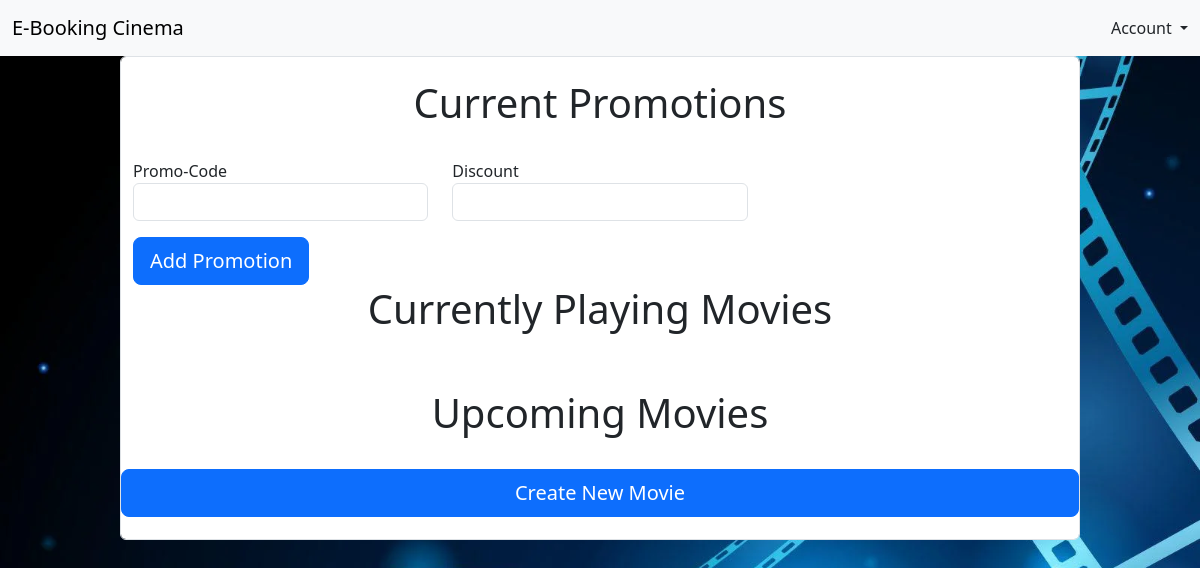
Before: /MVC_Pages/admin_home.php with the older database file.
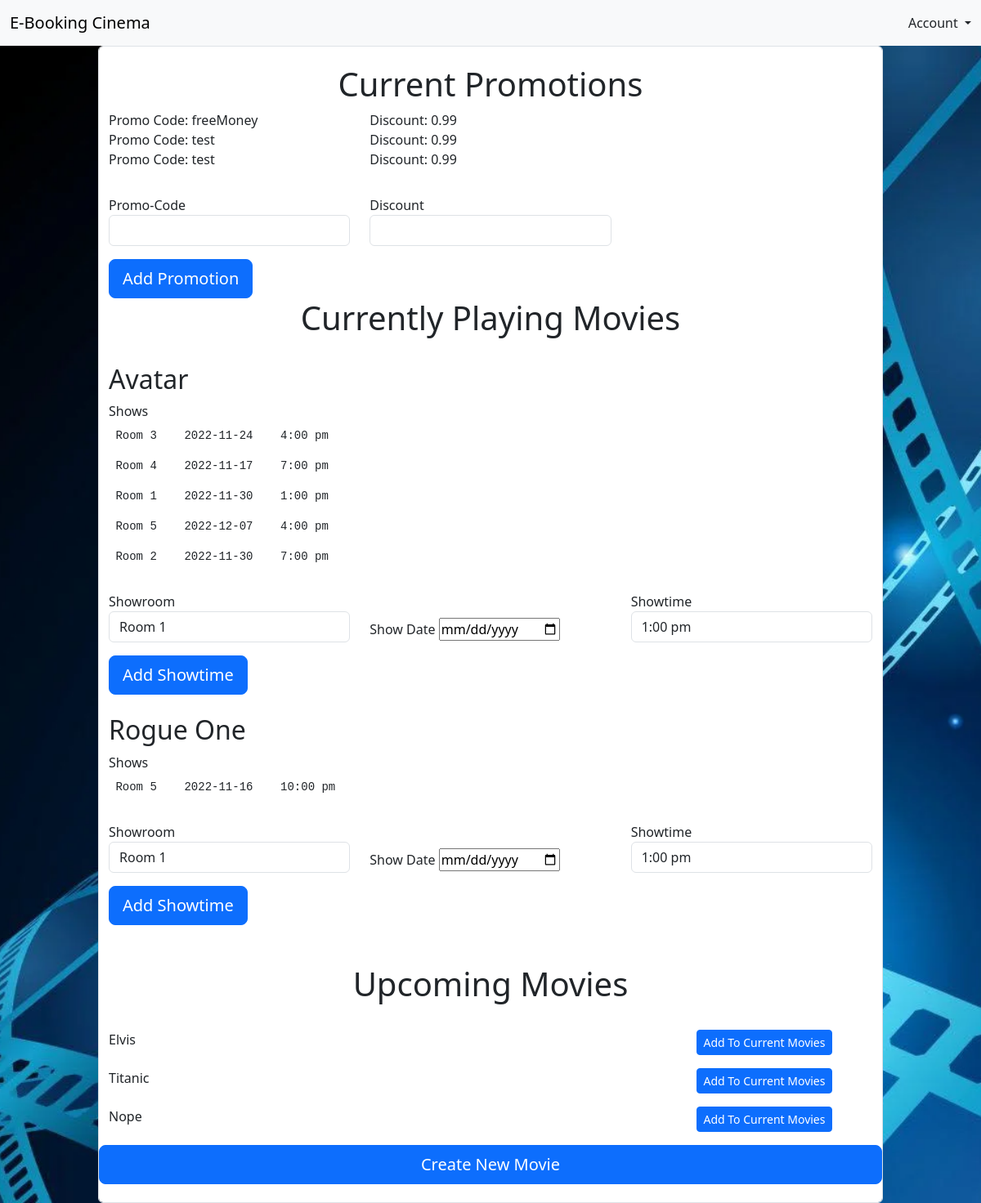
After: the same page with the newer database file.
### tables this page shows
CREATE TABLE `promotions_table` (
  `idPromotions` int(11) NOT NULL,
  `code` varchar(45) NOT NULL,
  `discount` decimal(2,2) NOT NULL
);

CREATE TABLE `movies_table` (
  `idMovie` int(11) NOT NULL,
  `title` varchar(45) NOT NULL,
  `cast` varchar(200) DEFAULT NULL,
  `director` varchar(45) DEFAULT NULL,
  `producer` varchar(45) DEFAULT NULL,
  `genre` varchar(45) DEFAULT NULL,
  `synopsis` varchar(500) DEFAULT NULL,
  `trailerPicture` varchar(500) DEFAULT NULL,
  `trailerVideo` varchar(45) DEFAULT NULL,
  `filmRating` varchar(45) DEFAULT NULL,
  `categoryID` int(11) NOT NULL,
  `isCurrentlyPlaying` tinyint(4) NOT NULL DEFAULT 0
);

CREATE TABLE `show_table` (
  `idShow` int(11) NOT NULL,
  `date` date NOT NULL,
  `movieID` int(11) NOT NULL,
  `showroomID` int(11) NOT NULL,
  `showtimeID` int(11) NOT NULL
);

CREATE TABLE `showroom_table` (
  `idRoom` int(11) NOT NULL,
  `name` varchar(45) NOT NULL,
  `seatNumber` int(11) NOT NULL
);

CREATE TABLE `showtime_table` (
  `idShowtime` int(11) NOT NULL,
  `showtime` varchar(10) DEFAULT NULL
);

### MVC_Pages/Model/database.php (called while the page is built, shortened)
<?php
  class Database {
    public function getConnection() {
      $host = "localhost";
      $dbname = "cinemadatabase";
      $username = "root";
      $password = "";
      $mysqli = new mysqli(hostname: $host,
      username: $username,
      password: $password,
      database: $dbname);
      return $mysqli;
    }
  }
?>

### MVC_Pages/Model/Model.php (called while the page is built, shortened)
<?php
    require __DIR__ . "/database.php";
    class Model {
        private $mysqli;
        public function __construct() {
            $db = new Database;
            $this->mysqli = $db->getConnection();
        }
        public function getPromotions() {
            $sql = "SELECT * FROM `promotions_table`";
            $result = $this->mysqli->query($sql);
            $promotions = $result->fetch_all(MYSQLI_ASSOC);
            return $promotions;
        }
        public function getCurrentlyPlayingMovies() {
            $sql = "SELECT * FROM `movies_table` WHERE isCurrentlyPlaying = 1";
            $result = $this->mysqli->query($sql);
            $currentMovies = $result->fetch_all(MYSQLI_ASSOC);
            return $currentMovies;
        }
        public function getUpcomingMovies() {
            $sql = "SELECT * FROM `movies_table` WHERE isCurrentlyPlaying = 0";
            $result = $this->mysqli->query($sql);
            $upcomingMovies = $result->fetch_all(MYSQLI_ASSOC);
            return $upcomingMovies;
        }
        public function getShows() {
            $sql = "SELECT * FROM `show_table`";
            $result = $this->mysqli->query($sql);
            $shows = $result->fetch_all(MYSQLI_ASSOC);
            return $shows;
        }
        public function getShowRooms() {
            $sql = "SELECT * FROM `showroom_table`";
            $result = $this->mysqli->query($sql);
            $showRooms = $result->fetch_all(MYSQLI_ASSOC);
            return $showRooms;
        }
        public function getShowTimes() {
            $sql = "SELECT * FROM `showtime_table`";
            $result = $this->mysqli->query($sql);
            $showTimes = $result->fetch_all(MYSQLI_ASSOC);
            return $showTimes;
        }
    }
?>

### MVC_Pages/View/Admin_View/View.php (the view, shortened to what the changed rows need)
<?php
    include __DIR__ . "/../../Model/Model.php";
    class View {
        private $model;
        public function __construct() {
            $this->model = new Model();
        }
        public function displayPromotions() {
            $promos = $this->model->getPromotions();
            $promoHTML = "  <div class='center text-center'>
                                <h1>Current Promotions</h1>
                            </div>";
            foreach($promos as $promo) {
                $promoHTML = $promoHTML . "<div class='row'>
                                                <div class='col-md-4'> Promo Code: {$promo['code']} </div>
                                                <div class='col-md-6'>  Discount: {$promo['discount']} </div>
                                            </div>";
            }
            $promoForm = "<form action='/B8-Cinema-E-Booking/MVC_Pages/Controller/Post_Controller.php' method='POST'>
                            <input type='hidden' id='postID' name='postID' value='addPromotion'>
                            <div class='row my-3 gy-3'>
                                <div class='col-md-4'>
                                    <label for='promo'>Promo-Code</label>
                                    <input type='text' class='form-control' id='promocode' name='promocode' required>
                                </div>
                                <div class='col-md-4'>
                                    <label for='promo'>Discount</label>
                                    <input type='text' class='form-control' id='discount' name='discount' required>
                                </div>
                            </div>
                            <button class='w-20 btn btn-lg btn-primary' type='submit'>Add Promotion</button><br>
                        </form>";
            return $promoHTML . $promoForm;
        }
        public function getCurrentMovies() {
            $html = "<div class='center text-center'>
                        <h1>Currently Playing Movies</h1><br>
                    </div>";
            $currentMovies = $this->model->getCurrentlyPlayingMovies();
            $shows = $this->model->getShows();
            $showRooms = $this->model->getShowRooms();
            $roomNames = array_column($showRooms, "name", "idRoom");
            $showTimes = $this->model->getShowTimes();
            $showTimeArr = array_column($showTimes, "showtime", "idShowtime");
            foreach($currentMovies as $rowMovie) {
                $movieTitle = $rowMovie["title"];
                $html = $html . "<h2> $movieTitle </h2>" . "<label for='cc_number' class='form-label'> Shows </label>";
                foreach($shows as $rowShow) {
                    if( $rowShow["movieID"] == $rowMovie["idMovie"] ) {
                        $html = $html . "<pre> {$roomNames[$rowShow['showroomID']]}    {$rowShow['date']}    {$showTimeArr[$rowShow['showtimeID']]}  </pre>";
                    }
                }
                $idMovie = $rowMovie['idMovie'];
                $html = $html . "<form name='addShow' method='POST'>
                                    <input type='hidden' id='movieID' name='movieID' value=$idMovie>
                                    <div class='row my-3 gy-3'>
                                        <div class='col-md-4'>
                                            <label for='promo'>Showroom</label>
                                                <select class='form-control' id='showRoom', name='showRoom'> ";
                                                foreach($showRooms as $room) {
                                                    $html = $html . "<option> {$room['name']} </option>";
                                                }
                $html = $html .                 "</select>
                                        </div>
                                        <div class='col-md-4 gy-5 center'>
                                            <label for='promo'>Show Date</label>
                                            <input type='date' id='showdate' name='showdate' required>
                                        </div>
                                        <div class='col-md-4'>
                                            <label for='promo'>Showtime</label>
                                                <select class='form-control' id='showtime', name='showtime'>";
                                                foreach($showTimes as $time) {
                                                    $html = $html . "<option> {$time['showtime']} </option>";
                                                }
                $html = $html .                 "</select>
                                        </div>
                                    </div>
                                    <button class='w-20 btn btn-lg btn-primary' type='submit'>Add Showtime</button><br>
                                </form>";
                $html = $html . "<br>";
            }
            return $html;
        }
        public function getUpcomingMovies() {
            $upcomingMovies = $this->model->getUpcomingMovies();
            $html = "<div class='center text-center'>
                        <br><h1>Upcoming Movies</h1>
                    </div>
                    <div class='row my-3 gy-3'>";
            foreach($upcomingMovies as $rowMovie) {
                $movieTitle = $rowMovie["title"];
                $html = $html . "<div class='col-md-9'> $movieTitle </div>";
                $idMovie = $rowMovie['idMovie'];
                $html = $html . " <div class='col-md-3'>
                                        <form action='/B8-Cinema-E-Booking/MVC_Pages/Controller/Post_Controller.php' method='POST'>
                                            <input type='hidden' id='postID' name='postID' value='updateToCurrentlyPlaying'>
                                            <input type='hidden' id='movieID' name='movieID' value='$idMovie'>
                                            <button class='w-20 btn btn-sm btn-primary' type='submit'>Add To Current Movies</button>
                                        </form>
                                    </div>
                                    <br>";
            }
            return $html;
        }
        public function addNewMovie() {
            return "<a href='add_movie.php' class='col-md-12 btn btn-lg btn-primary'> Create New Movie </a>";
        }
    }
?>

Changed rows visible on the page:
added promotions_table: code "freeMoney", discount "0.99"
added promotions_table: code "test", discount "0.99"
added promotions_table: code "test", discount "0.99"
added movies_table: title "Avatar"
added show_table: showroomID "Room 3", date "2022-11-24", showtimeID "4:00 pm"
added show_table: showroomID "Room 4", date "2022-11-17", showtimeID "7:00 pm"
added show_table: showroomID "Room 1", date "2022-11-30", showtimeID "1:00 pm"
added show_table: showroomID "Room 5", date "2022-12-07", showtimeID "4:00 pm"
added show_table: showroomID "Room 2", date "2022-11-30", showtimeID "7:00 pm"
added showroom_table: showRoom "Room 1 Room 1"
added showtime_table: showtime "1:00 pm 1:00 pm"
added movies_table: title "Rogue One"
added show_table: showroomID "Room 5", date "2022-11-16", showtimeID "10:00 pm"
added movies_table: title "Elvis"
added movies_table: title "Titanic"
added movies_table: title "Nope"
Other visible differences:
text now shown: "Promo Code: Promo Code: Promo Code: Discount: Discount: Discount: Shows Shows Showroom Showroom Show Date Show Date Showtime Showtime Add Showtime Add Showtime Add To Current Movies Add To Current Movies Add To Current Movies"
